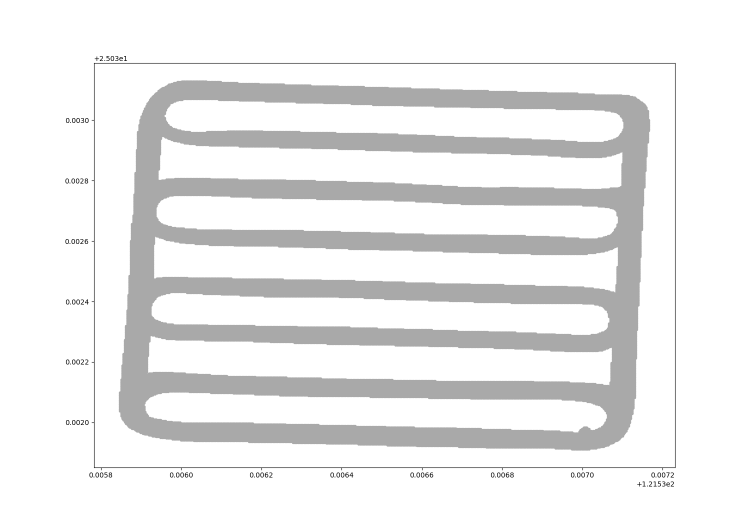
#> input picture Daan_B2_crop.png, 1500 x 1050 px, found by its file name (shown at 1/2 size); its folder holds 2 pictures in this run
$ jupyter execute --allow-errors playground.ipynb   (shell and % lines are left out)
#> lines starting #> are read from the running program, lines starting #| are printed output that depends on the picture
[cell 1]
import shutil
import os

[cell 2]
%cd ./datasets/1212-test/masks

[cell 3]
for i in range(1, 91):
    # print(str(i).zfill(5))
    filename = str(i).zfill(5)+'.jpg'
    # print(filename)
    shutil.copyfile('00000.jpg', filename)
print(os.listdir('.'))

### calculate metrics

[cell 4]
%cd /home/hscc/Benson/SERVI/results/1223-FTR-fix/1225-FTR-test/2023-12-25_youtubevos/

[cell 5]
import os
files = [f for f in os.listdir('.') if os.path.isfile(f)]
print(files)

[cell 6]
import csv
from statistics import mean
for file in files:
    if file.endswith('.csv'):
        with open(file) as csvfile:
            val = []
            rows = csv.reader(csvfile)
            try:
                for row in rows:
                    total = 0
                    for i in range(1, len(row)-1):
                        total += float(row[i])
                    val.append(total/(len(row)-2))
                print(file, ":", mean(val))
            except:
                continue
#> `img_ = np.array(Image.open(img_path).resize((432, 240)))`:
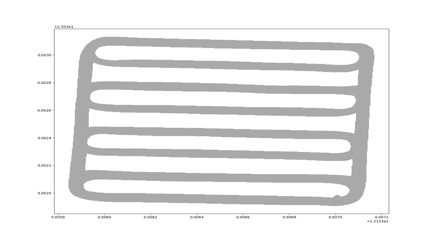
#> img_: shape (240, 432, 4); mean R, G, B, A 235.3, 235.3, 235.3, 255

[cell 7]
# convert images to pickle
import pandas as pd
import os
from tqdm import tqdm
from PIL import Image
from skimage import feature
import numpy as np
# cols = ['JPEGImages', 'gray', 'edges', 'edges_3', 'edges_4', 'wireframes', 'filename']
cols = ['JPEGImages', 'gray', 'edges', 'edges_2', 'edges_3', 'wireframes', 'filename']
df = pd.DataFrame(columns=cols)
data_root = './datasets/YouTubeVOS'
split = 'train'
size = (432, 240)
cnt = 0
#> (the rest of this cell did not finish here and is left out)


$ run again, on imgs/sys_arch.jpg
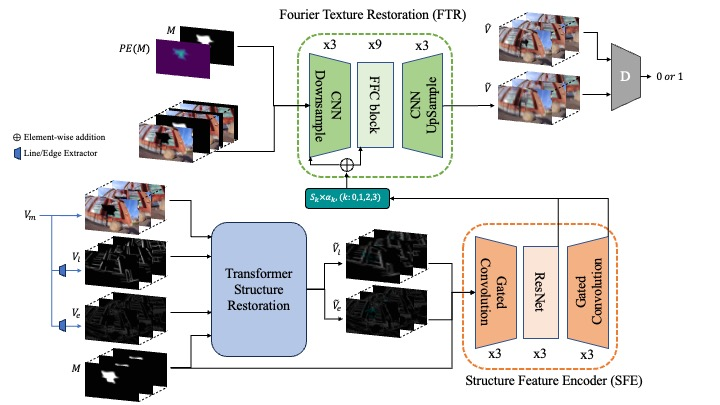
#> input picture imgs/sys_arch.jpg, 720 x 405 px, found by its file name
#> `img_ = np.array(Image.open(img_path).resize((432, 240)))`:
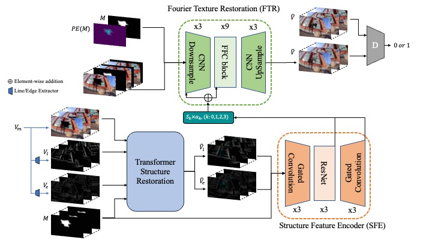
#> img_: shape (240, 432, 3); mean R, G, B 216, 215.4, 214.2

$ run again, on imgs/sys_arch.png
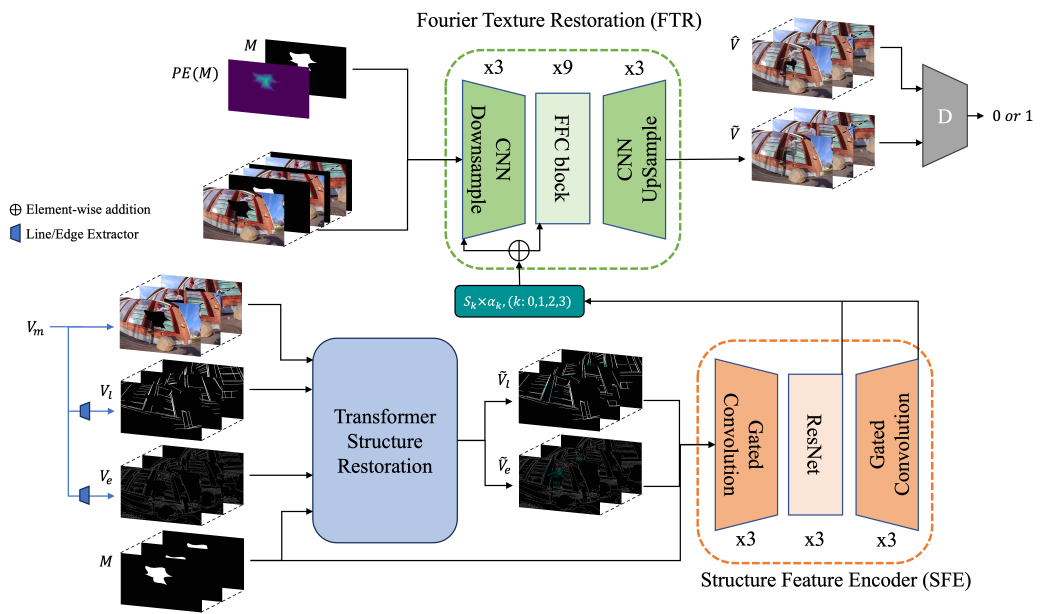
#> input picture imgs/sys_arch.png, 4184 x 2456 px, found by its file name (shown at 1/4 size)
#> `img_ = np.array(Image.open(img_path).resize((432, 240)))`:
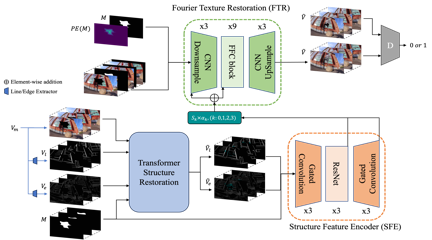
#> img_: shape (240, 432, 4); mean R, G, B, A 36.4, 35.9, 34.6, 73.2; transparent parts drawn white
